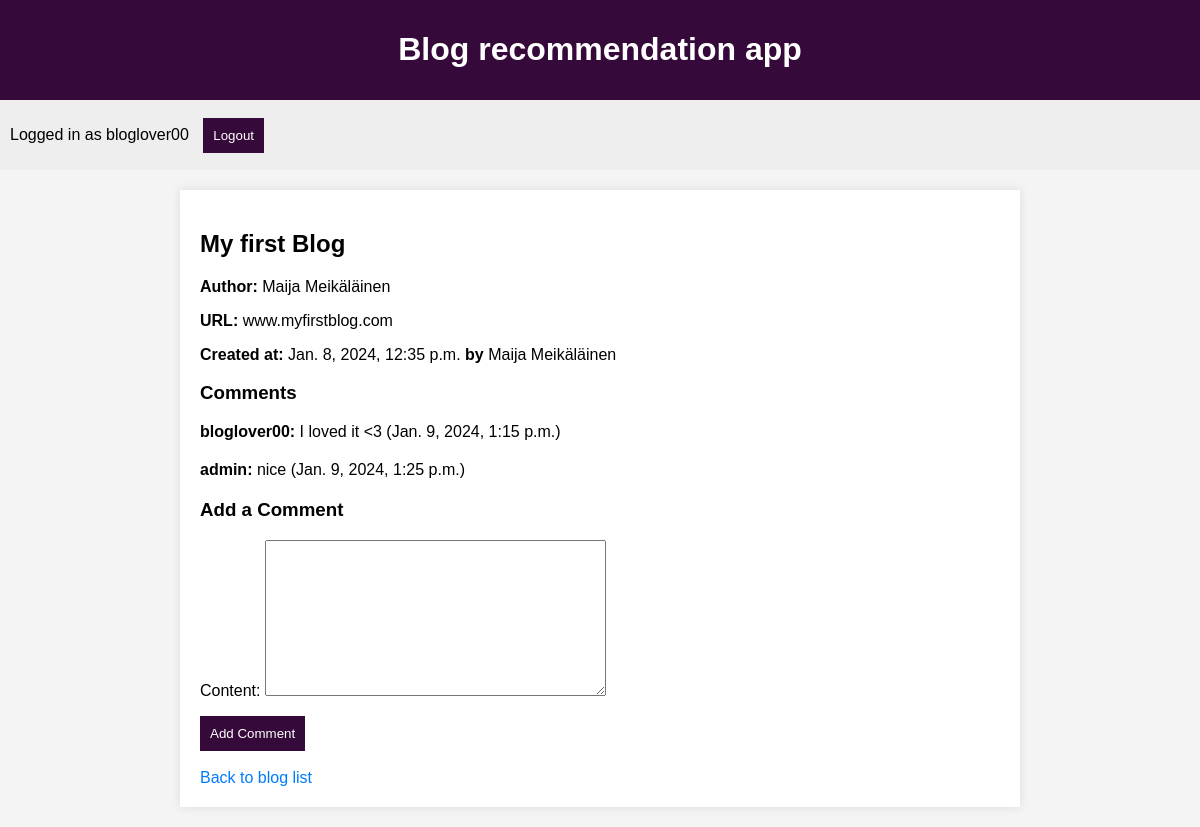
The page /1/ (signed in) on the database its author committed.
### blogs/models.py (models this page shows, shortened)
class Blog(models.Model):
    name = models.CharField(max_length=200)
    author = models.CharField(max_length=200)
    year = models.DateTimeField('date published', default=timezone.now)
    url = models.CharField(max_length=200)
    user = models.ForeignKey(User, on_delete=models.CASCADE)

class Comment(models.Model):
    blog = models.ForeignKey('Blog', on_delete=models.CASCADE)
    user = models.ForeignKey(User, on_delete=models.CASCADE)
    content = models.TextField()
    created_at = models.DateTimeField(auto_now_add=True)

### blogs/views.py (the view, shortened to what this page needs)
# urls.py: path('<int:blog_id>/', detail, name='detail'),
def detail(request, blog_id):
    blog = get_object_or_404(Blog, pk=blog_id)
    comments = Comment.objects.filter(blog=blog)
    comment_form = CommentForm()
    return render(request, 'blogs/detail.html', {'blog': blog, 'comments': comments, 'comment_form': comment_form})

### blogs/forms.py
class CommentForm(forms.ModelForm):
    class Meta:
        model = Comment
        fields = ['content']

### blogs/templates/blogs/detail.html (shortened to what this page needs)
{% extends 'blogs/base.html' %}
{% block content %}
    <h2>{{ blog.name }}</h2>
    <p><strong>Author:</strong> {{ blog.author }}</p>
    <p><strong>URL:</strong> {{ blog.url }}</p>
    <p><strong>Created at:</strong> {{ blog.year }} <strong>by</strong> {{ blog.user.username }}</p>
    {% if comments %}
        <h3>Comments</h3>
        <ul>
            {% for comment in comments %}
                <li>
                    <strong>{{ comment.user.username }}:</strong> {{ comment.content|safe }} ({{ comment.created_at }})
                </li>
            {% endfor %}
        </ul>
    {% else %}
        <p>No comments yet.</p>
    {% endif %}
    {% if user.is_authenticated %}
        <h3>Add a Comment</h3>
        <form method="post" action="{% url 'detail' blog_id=blog.id %}">
            {{ comment_form.as_p }}
            <button type="submit">Add Comment</button>
        </form>
    {% else %}
        <p><a href="{% url 'login' %}">Log in</a> to add comments!</p>
    {% endif %}
    <br>
    <a href="{% url 'index' %}">Back to blog list</a>
{% endblock %}

### blogs/templates/blogs/base.html (shortened to what this page needs)
<!DOCTYPE html>
<html lang="en">
<head>
    {% load static %}
    <link rel="stylesheet" href="{% static 'css/styles.css' %}">
</head>
<body>
    <header>
        <h1>Blog recommendation app</h1>
    </header>
    <nav>
        {% if user.is_authenticated %}
            <p style="display: inline-block; margin-right: 10px;">Logged in as {{ user.username }}</p>
            <form action="{% url 'logout' %}" method="post" style="display: inline-block;">
                <button type="submit">Logout</button>
            </form>
        {% else %}
            <p><a href="{% url 'login' %}">Log in</a> to comment and add new blogs!</p>
        {% endif %}
    </nav>
    <main>
        {% block content %}{% endblock %}
    </main>
</body>
</html>

### blogs/static/css/styles.css (style rules this page uses)
body { font-family: 'Arial', sans-serif; margin: 0; padding: 0; background-color: #f4f4f4; }
header { background-color: #350a3a; color: #fff; text-align: center; padding: 10px; }
nav { background-color: #eee; padding: 10px; }
main { max-width: 800px; margin: 20px auto; padding: 20px; background-color: #fff; box-shadow: 0 0 10px rgba(0, 0, 0, 0.1); }
ul { list-style-type: none; padding: 0; }
li { margin-bottom: 20px; }
a { color: #007BFF; text-decoration: none; }
button { background-color: #350a3a; color: #fff; padding: 10px; border: none; cursor: pointer; }

### rows shown on the page
Blog: name "My first Blog", author "Maija Meikäläinen", url "www.myfirstblog.com", year "Jan. 8, 2024, 12:35 p.m.", user.username "Maija Meikäläinen"
Comment: user.username "bloglover00", content "I loved it <3", created_at "Jan. 9, 2024, 1:15 p.m."
Comment: user.username "admin", content "nice", created_at "Jan. 9, 2024, 1:25 p.m."

### other values the page prints
{{ user.username }} "bloglover00"
